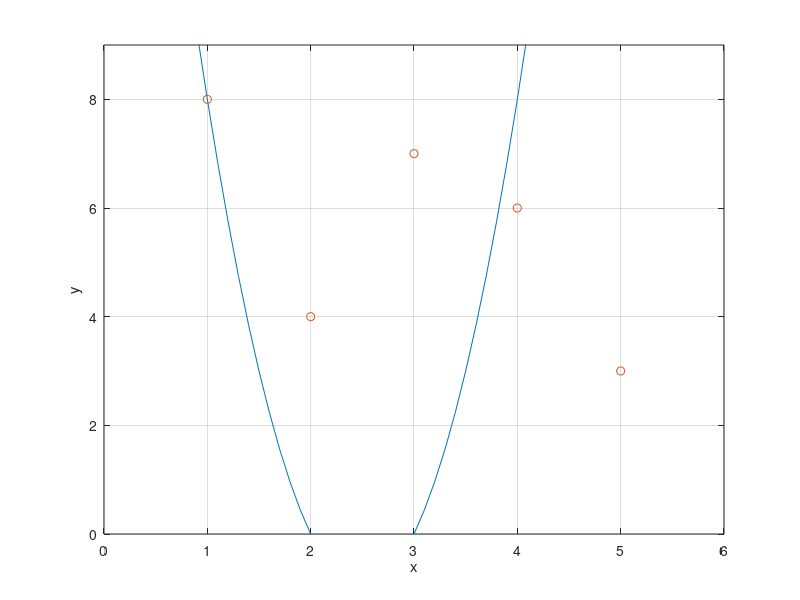
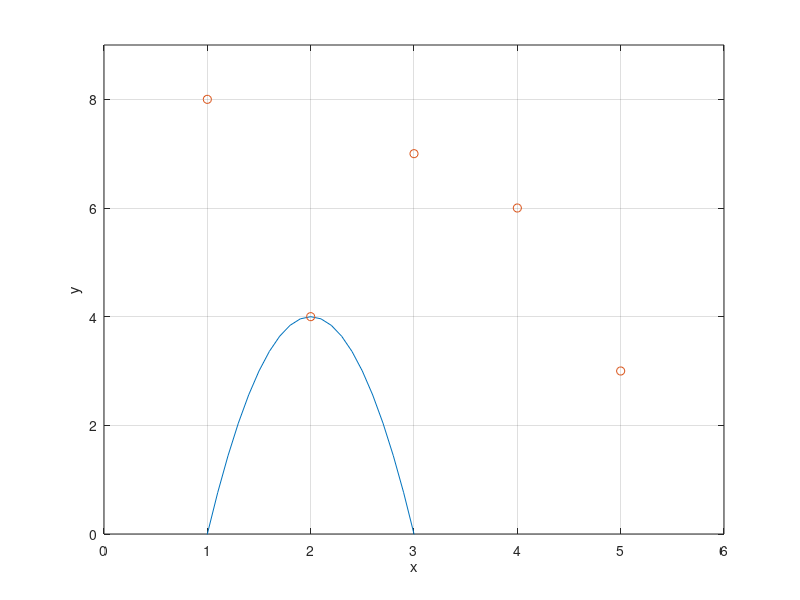
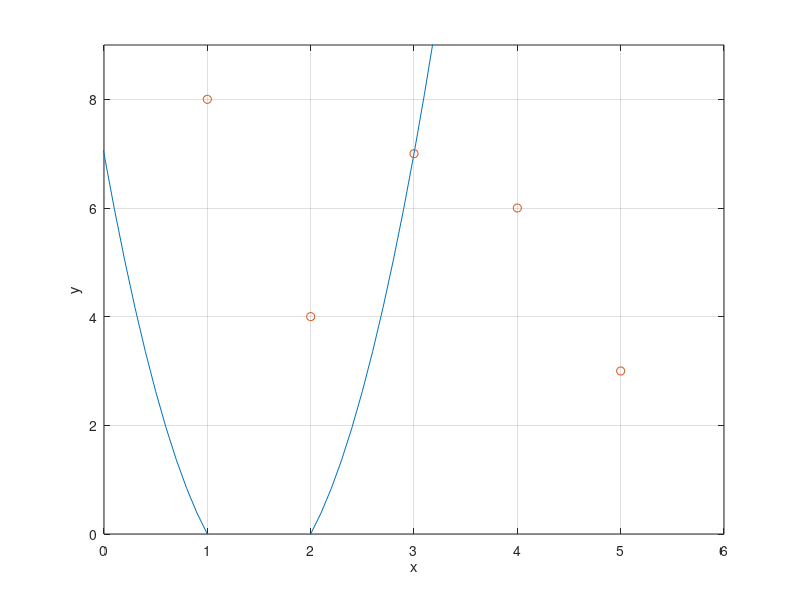
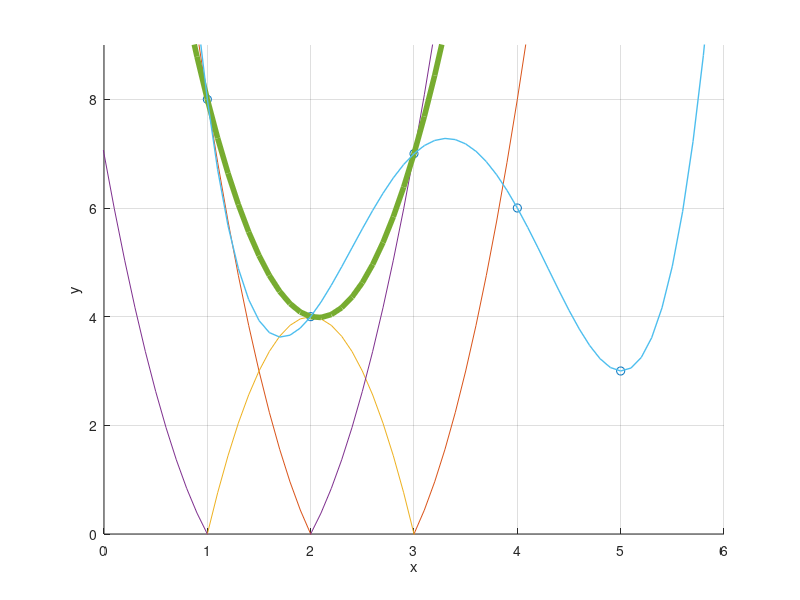

Here is the MATLAB script that generated these plots, in order:
%%POLYNOMIALS
x = linspace(-5,5);


%degree 1:
figure(1);
p1 = 2*x;
plot(x,p1);

hold on;
hold off;

grid on;
ylabel('y');
xlabel('x');


%degree 2:
figure(2);
p2 = x.^2 - 1;
plot(x,p2);


grid on;
ylabel('y');
xlabel('x');


%degree 3:
figure(3);
p2 = x.^3 + 2*x.^2 - 1;
plot(x,p2);


grid on;
ylabel('y');
xlabel('x');

%% Interpolation Example:
close all;

x = [1 2 3 4 5];
y = [8 4 7 6 3];

x_cont = -0.5:0.1:5;

p = polyfit(x,y,6);



y_poly = polyval(p,0:0.1:6);
figure(1);


figure(4);
hold on;
plot(x,y,'o');

grid on;

axis([-0.5 5 -0.5 10]);
xlabel('x');
ylabel('y');

%%l0

l0 = 8*1/2*(x_cont.^2 - 5* x_cont + 6);
figure(1)
plot(x_cont,l0);
axis([0 6 0 9])
grid on
xlabel('x');
ylabel('y');
hold on;
plot(x,y,'o');


figure(4)
plot(x_cont,l0);
%l1 =

l1 = 4*(-x_cont.^2 + 4*x_cont -3);
figure(2)
plot(x_cont,l1);
axis([0 6 0 9])
grid on
axis([0 6 0 9])
xlabel('x');
ylabel('y');
hold on;
plot(x,y,'o');

figure(4)
plot(x_cont,l1);


%l2 = 

l2 = 7*(x_cont.^2 / 2 -3*x_cont/2 + 1);
figure(3)
plot(x_cont,l2)
axis([0 6 0 9])
grid on
axis([0 6 0 9])
xlabel('x');
ylabel('y');
hold on;
plot(x,y,'o');

figure(4)
plot(x_cont,l2)
plot(x_cont,(l0 + l1 + l2) , 'LineWidth', 4);
plot(0:0.1:6, y_poly,'LineWidth', 1);
axis([0 6 0 9])



figure(5)
title('final function');
plot(x_cont,(l0 + l1 + l2) , 'LineWidth', 2);
axis([0 6 0 9])
grid on;
hold on;
plot(x,y,'o');


figure(6)
hold on;
plot(x_cont,(l0 + l1 + l2) , 'LineWidth', 2);
plot(x_cont,l2)
plot(x_cont,l1)
plot(x_cont,l0)

axis([0 6 0 9])
grid on;
hold on;
plot(x,y,'o');

figure(7);

plot(0:0.1:6, y_poly,'LineWidth', 1);
axis([0 6 0 9])
grid on;
hold on;
plot(x,y,'o');

figure(8);
axis([0 6 0 9])
grid on;
hold on;
plot(x,y,'o');


%% Shamir Secret Sharing
x_cont = -2:0.01:10;
f = 1234 + 166*x_cont + 94*x_cont.^2;
keys = [1494 1942 2578 3402 4414 5614];
plot(x_cont,f);
axis([-0.5,7,0,8000]);
grid on;
hold on;
labels = cellstr( num2str([0:5]'));
plot([1 2 3 4 5 6],keys,'o');
plot(0,1234,'x');
text([1 2 3 4 5 6],keys, labels, ...
    'VerticalAlignment','bottom', ...
    'HorizontalAlignment','right');
text(0, 1234, 'S', ...
    'VerticalAlignment','bottom', ...
    'HorizontalAlignment','right');


